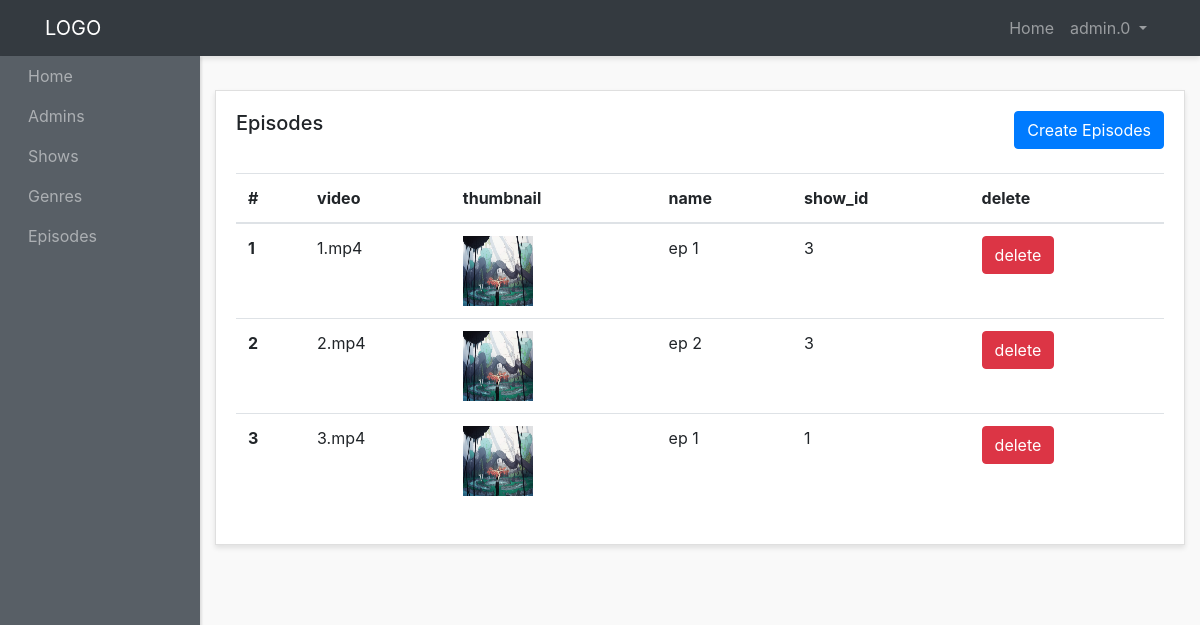
The app's page /admin-panel/episodes-admins/show-episodes.php (signed in), older data.
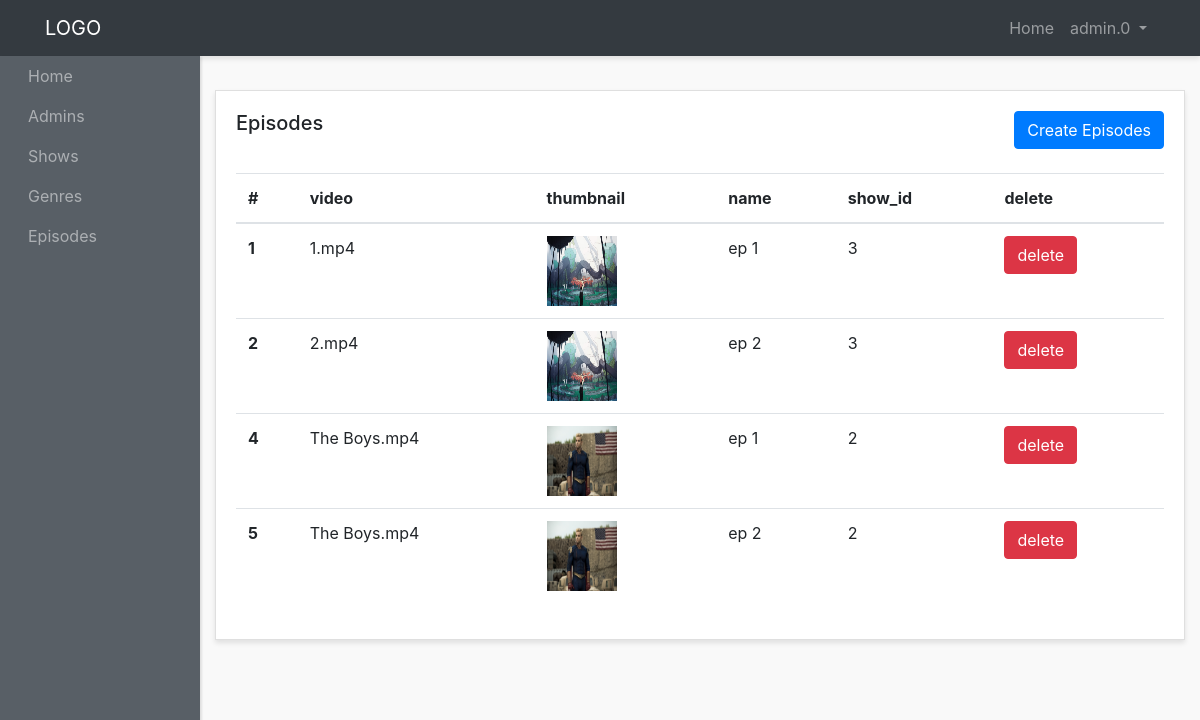
The same page, newer data.
### tables this page shows
CREATE TABLE `episodes` (
  `id` int(10) NOT NULL,
  `video` varchar(200) NOT NULL,
  `show_id` int(10) NOT NULL,
  `name` varchar(200) NOT NULL,
  `created_at` timestamp NOT NULL DEFAULT current_timestamp(),
  `thumbnail` varchar(200) NOT NULL
);

### admin-panel/episodes-admins/show-episodes.php (the view, shortened to what this page needs)
<?php require "../layouts/header.php" ?>
<?php require "../../config/config.php" ?>
<?php
$episodes = $conn->query("SELECT * FROM episodes");
$episodes->execute();
$allEpisodes = $episodes->fetchAll(PDO::FETCH_OBJ);
?>
<div class="row">
  <div class="col">
    <div class="card">
      <div class="card-body">
        <h5 class="card-title mb-4 d-inline">Episodes</h5>
        <a href="<?php echo ADMINURL; ?>episodes-admins/create-episodes.php" class="btn btn-primary mb-4 text-center float-right">Create Episodes</a>
        <table class="table">
          <thead>
            <tr>
              <th scope="col">#</th>
              <th scope="col">video</th>
              <th scope="col">thumbnail</th>
              <th scope="col">name</th>
              <th scope="col">show_id</th>
              <th scope="col">delete</th>
            </tr>
          </thead>
          <tbody>
            <?php foreach ($allEpisodes as $episodes) : ?>
              <tr>
                <th scope="row"><?php echo $episodes->id ?></th>
                <td><?php echo $episodes->video ?></td>
                <td><img style="width:70px;height:70px;" src="videos/<?php echo $episodes->thumbnail ?>"></td>
                <td>ep <?php echo $episodes->name ?></td>
                <td><?php echo $episodes->show_id ?></td>
                <td><a href="delete-episodes.php?id=<?php echo $episodes->id ?>" class="btn btn-danger  text-center ">delete</a></td>
              </tr>
            <?php endforeach; ?>
          </tbody>
        </table>
      </div>
    </div>
  </div>
  <?php require "../layouts/footer.php" ?>>

### admin-panel/layouts/header.php (shortened to what this page needs)
<!DOCTYPE html>
<html lang="en">
<head>
  <link href="http://maxcdn.bootstrapcdn.com/bootstrap/4.0.0/css/bootstrap.min.css" rel="stylesheet">
  <link href="<?php echo ADMINURL; ?>styles/style.css" rel="stylesheet">
</head>
<body>
  <div id="wrapper">
    <nav class="navbar header-top fixed-top navbar-expand-lg  navbar-dark bg-dark">
      <div class="container">
        <a class="navbar-brand" href="<?php echo ADMINURL; ?>index.php">LOGO</a>
        <div class="collapse navbar-collapse" id="navbarText">
          <?php if (isset($_SESSION["adminname"])) : ?>
            <ul class="navbar-nav side-nav">
              <li class="nav-item">
                <a class="nav-link" style="margin-left: 20px;" href="<?php echo ADMINURL; ?>index.php">Home
                </a>
              </li>
              <li class="nav-item">
                <a class="nav-link" href="<?php echo ADMINURL; ?>admins/admins.php" style="margin-left: 20px;">Admins</a>
              </li>
              <li class="nav-item">
                <a class="nav-link" href="<?php echo ADMINURL; ?>shows-admins/show-shows.php" style="margin-left: 20px;">Shows</a>
              </li>
              <li class="nav-item">
                <a class="nav-link" href="<?php echo ADMINURL; ?>genres-admins/show-genres.php" style="margin-left: 20px;">Genres</a>
              </li>
              <li class="nav-item">
                <a class="nav-link" href="<?php echo ADMINURL; ?>episodes-admins/show-episodes.php" style="margin-left: 20px;">Episodes</a>
              </li>
            </ul>
          <?php endif; ?>
          <ul class="navbar-nav ml-md-auto d-md-flex">
            <?php if (!isset($_SESSION["adminname"])) : ?>
              <li class="nav-item">
                <a class="nav-link" href="<?php echo ADMINURL; ?>admins/login-admins.php">login
                </a>
              </li>
            <?php else : ?>
              <li class="nav-item">
                <a class="nav-link" href="<?php echo ADMINURL; ?>index.php">Home
                </a>
              </li>
              <li class="nav-item dropdown">
                <a class="nav-link  dropdown-toggle" href="#" id="navbarDropdown" role="button" data-toggle="dropdown" aria-haspopup="true" aria-expanded="false">
                  <?php echo $_SESSION['adminname'] ?>
                </a>
              </li>
            <?php endif; ?>
          </ul>
        </div>
      </div>
    </nav>

### admin-panel/layouts/footer.php (shortened to what this page needs)
</div>
  </div>
</body>
</html>

### admin-panel/styles/style.css (style rules this page uses)
body { background:#f9f9f9; }
#wrapper { padding:90px 15px; }
.navbar-expand-lg .navbar-nav.side-nav { flex-direction: column; }
.card { margin-bottom: 15px; border-radius:0; box-shadow: 0 3px 5px rgba(0,0,0,.1); }
.header-top { box-shadow: 0 3px 5px rgba(0,0,0,.1) }
@media (min-width:992px) { #wrapper { margin-left: 200px;padding: 90px 15px 15px; } }
@media (min-width:992px) { .navbar-nav.side-nav { background: #585f66;box-shadow: 2px 1px 2px rgba(0,0,0,.1);position:fixed;top:56px;flex-direction: column!important;left:0;width:200px;overflow-y:auto;bottom:0;overflow-x:hidden;padding-bottom:40px } }

Row changes from the older to the newer data that the page shows:
removed episodes: id "3", video "3.mp4", thumbnail (picture), name "1", show "1"
added episodes: id "4", video "The Boys.mp4", thumbnail (picture), name "1", show "2"
added episodes: id "5", video "The Boys.mp4", thumbnail (picture), name "2", show "2"
